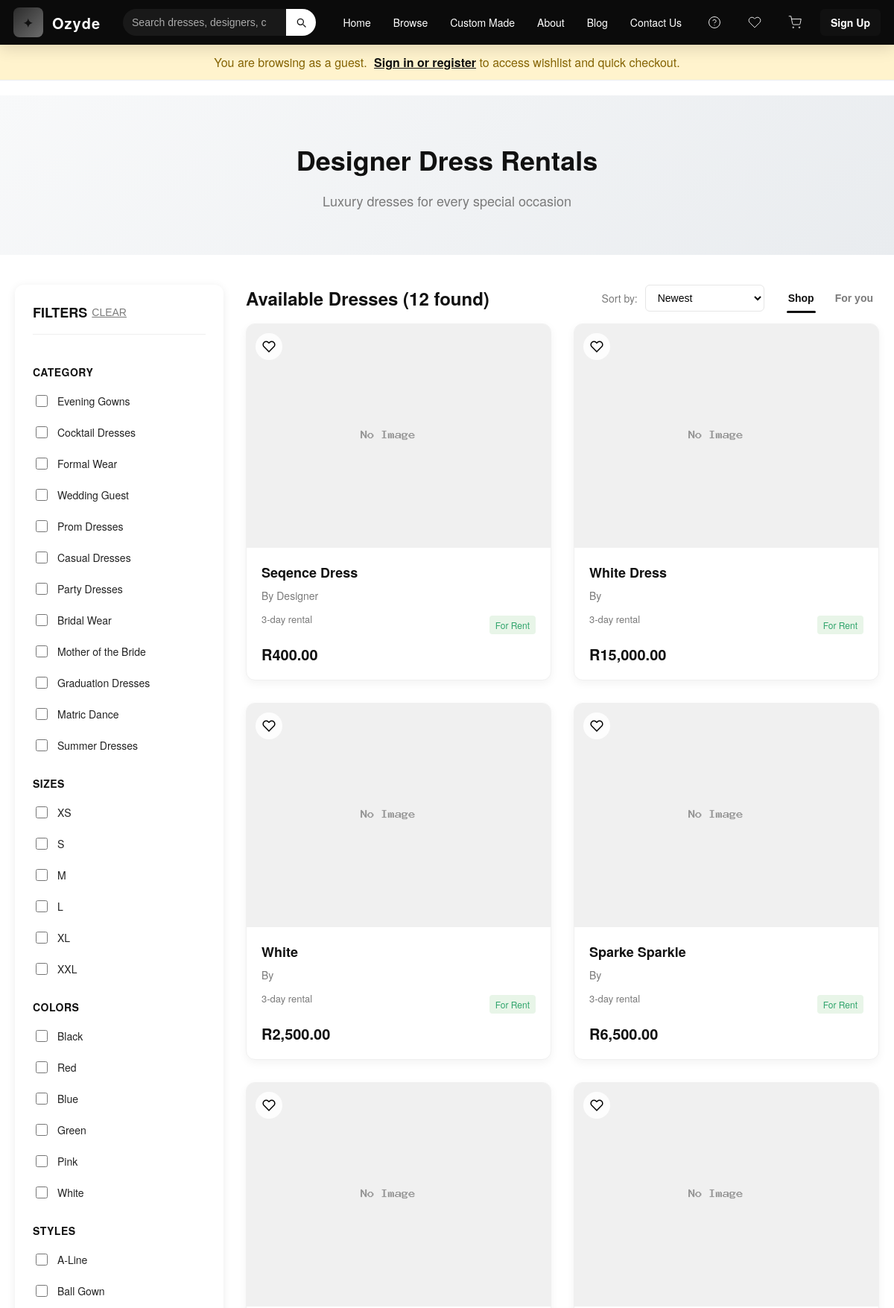
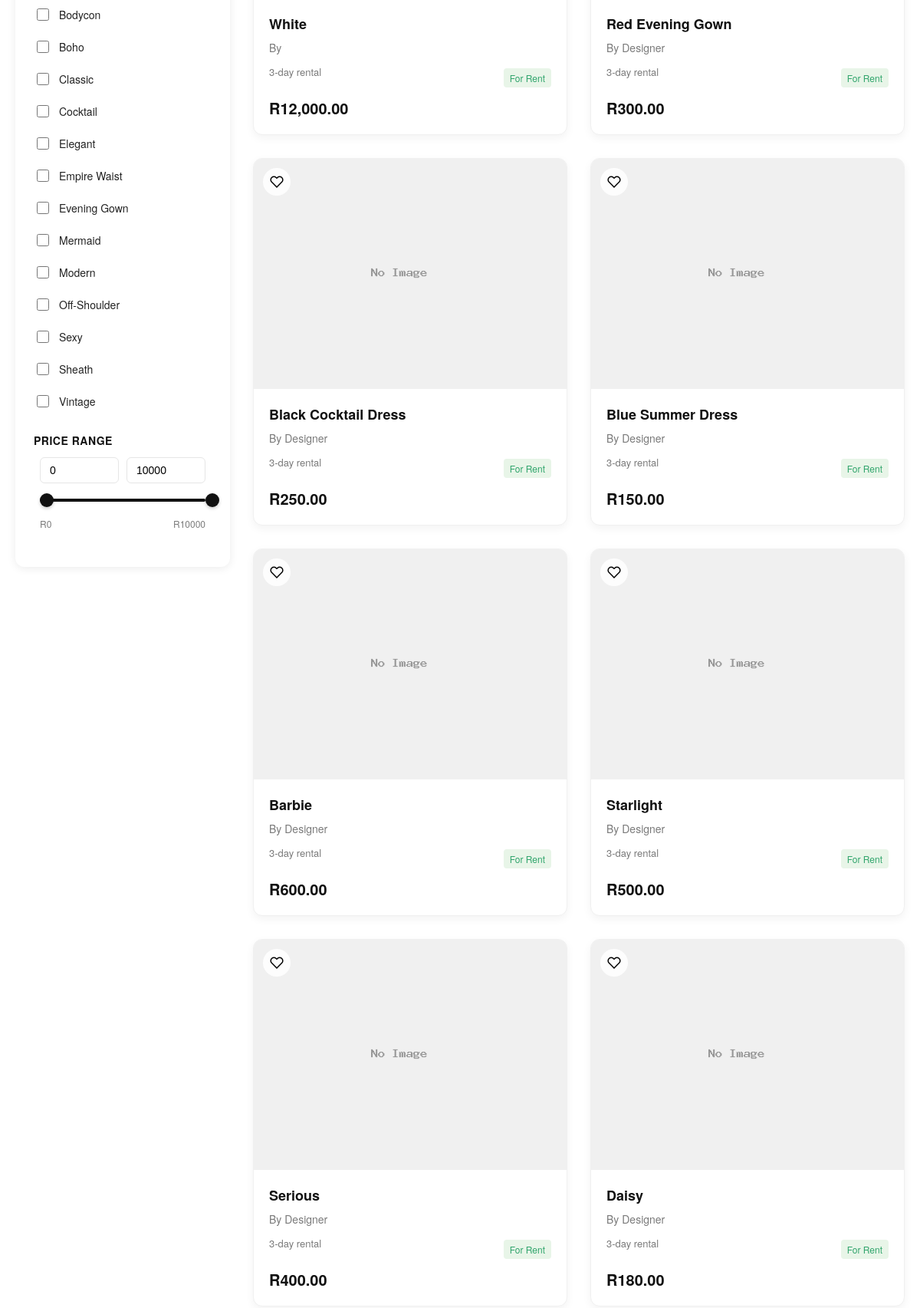
The app's page /catalog_guest.php (upper part) with its own data (2 pictures, top to bottom).
### tables this page shows
CREATE TABLE `categories` (
  `category_id` int(11) NOT NULL,
  `category_name` varchar(100) NOT NULL
);

CREATE TABLE `products` (
  `product_id` int(11) NOT NULL,
  `category_id` int(11) DEFAULT NULL,
  `name` varchar(150) NOT NULL,
  `brand` varchar(100) DEFAULT NULL,
  `description` text DEFAULT NULL,
  `size` varchar(20) DEFAULT NULL,
  `color` varchar(50) DEFAULT NULL,
  `price` decimal(10,2) NOT NULL,
  `rental_price` decimal(10,2) DEFAULT NULL,
  `rental_duration` int(11) DEFAULT 3,
  `security_deposit` decimal(10,2) DEFAULT NULL,
  `image` varchar(255) DEFAULT NULL,
  `video_url` varchar(255) DEFAULT NULL,
  `stock` int(11) DEFAULT 0,
  `is_rental` tinyint(1) DEFAULT 0,
  `is_active` tinyint(1) DEFAULT 1,
  `created_at` timestamp NOT NULL DEFAULT current_timestamp(),
  `updated_at` timestamp NOT NULL DEFAULT current_timestamp() ON UPDATE current_timestamp(),
  `sku` varchar(120) DEFAULT NULL
);

### catalog_guest.php (the view, shortened to what the rows shown need)
<?php
$db_host = 'localhost';
$db_user = 'root';
$db_pass = '';
$db_name = 'ozyde';
$mysqli = new mysqli($db_host, $db_user, $db_pass, $db_name);
$mysqli->set_charset('utf8mb4');
$category_filter = isset($_GET['category']) ? (array)$_GET['category'] : [];
$sort_by = isset($_GET['sort']) ? $_GET['sort'] : 'newest';
$limit = isset($_GET['limit']) ? (int)$_GET['limit'] : 20;
$search_query = isset($_GET['search']) ? trim($_GET['search']) : '';
$view_mode = isset($_GET['view']) ? $_GET['view'] : 'shop';
$debug_mode = false;
$categories = [];
$cat_query = "SELECT category_id, category_name FROM categories";
if ($cat_result = $mysqli->query($cat_query)) {
    while ($row = $cat_result->fetch_assoc()) {
        $categories[] = $row;
    }
}
if ($debug_mode) {
    $query = "SELECT DISTINCT p.product_id, p.category_id, p.name, p.brand, p.description, p.size, p.color, p.price, p.rental_price, p.image, p.video_url, p.stock, p.is_rental, p.created_at FROM products p WHERE 1=1";
} else {
    $query = "SELECT DISTINCT p.product_id, p.category_id, p.name, p.brand, p.description, p.size, p.color, p.price, p.rental_price, p.image, p.video_url, p.stock, p.is_rental, p.created_at FROM products p WHERE p.is_rental = 1 AND p.stock > 0";
}
$params = [];
$types = "";
if ($sort_by === 'price-low') {
    $query .= " ORDER BY COALESCE(p.rental_price, 0) ASC";
} elseif ($sort_by === 'price-high') {
    $query .= " ORDER BY COALESCE(p.rental_price, 0) DESC";
} elseif ($sort_by === 'popular') {
    $query .= " ORDER BY p.stock DESC";
} else {
    $query .= " ORDER BY p.created_at DESC";
}
$query .= " LIMIT ?";
$params[] = $limit;
$types .= "i";
$products = [];
if ($stmt = $mysqli->prepare($query)) {
    if (!empty($params)) {
        $stmt->bind_param($types, ...$params);
    }
    if ($stmt->execute()) {
        $res = $stmt->get_result();
        while ($row = $res->fetch_assoc()) {
            $products[] = $row;
        }
    }
}
function esc($s) {
    return htmlspecialchars((string)$s, ENT_QUOTES | ENT_SUBSTITUTE, 'UTF-8');
}
function getImagePath($image_path) {
    if (empty($image_path)) {
        return 'images/placeholder.png';
    }
    $possible_paths = [
        $image_path,
        'uploads/' . basename($image_path),
        'gallery/' . basename($image_path),
        'images/' . basename($image_path),
        '../' . $image_path,
        '../uploads/' . basename($image_path),
        '../gallery/' . basename($image_path)
    ];
    return 'images/placeholder.png';
}
?>
<!DOCTYPE html>
<html lang="en">
<head>
</head>
<body>
    <main class="main-content">
        <section class="hero">
            <div class="container">
                <div class="hero-content">
                    <h1>Designer Dress Rentals</h1>
                </div>
            </div>
        </section>
        <div class="container">
            <div class="filters-container">
                <aside class="filter-sidebar" id="filterSidebar">
                    <form method="GET" id="filterForm">
                        <div class="filter-section">
                            <div class="filter-options">
                                <?php foreach ($categories as $cat): ?>
                                <div class="filter-option">
                                    <input type="checkbox" id="cat-<?php echo $cat['category_id']; ?>" name="category[]" value="<?php echo $cat['category_id']; ?>" <?php echo in_array($cat['category_id'], $category_filter) ? 'checked' : ''; ?>>
                                    <label for="cat-<?php echo $cat['category_id']; ?>"><?php echo esc($cat['category_name']); ?></label>
                                </div>
                                <?php endforeach; ?>
                            </div>
                        </div>
                    </form>
                </aside>
                <section class="products-section">
                    <div class="section-header">
                        <h2>
                            <?php if ($view_mode === 'for-you'): ?>
                                Recommended For You
                            <?php elseif (!empty($search_query)): ?>
                                Search Results for "<?php echo esc($search_query); ?>"
                            <?php else: ?>
                                Available Dresses (<?php echo count($products); ?> found)
                            <?php endif; ?>
                        </h2>
                    </div>
                    <div class="products-grid" id="productsGrid">
                        <?php if (empty($products)): ?>
                            <div style="grid-column:1/-1; background:#fff;border:1px solid #f1f1f1;padding:20px;border-radius:8px;text-align:center;">
                                <?php if ($view_mode === 'for-you'): ?>
                                    No personalized recommendations found.
                                    <div style="margin-top:10px;">
                                        <a href="register.html" class="btn btn-primary" style="padding:10px 20px;background:var(--accent);color:white;border-radius:4px;">Create Account for Recommendations</a>
                                    </div>
                                <?php else: ?>
                                    No products found matching your filters.
                                    <div style="margin-top:10px;">
                                        <a href="catalog_guest.php" class="btn btn-primary" style="padding:10px 20px;background:var(--accent);color:white;border-radius:4px;">Clear All Filters</a>
                                    </div>
                                <?php endif; ?>
                            </div>
                        <?php else: ?>
                            <?php foreach ($products as $p):
                                $pid = (int)$p['product_id'];
                                $title = esc($p['name'] ?? 'Untitled');
                                $brand = esc($p['brand'] ?? 'Designer');
                                $price = is_numeric($p['rental_price']) && $p['rental_price'] > 0 ? number_format((float)$p['rental_price'], 2) : (is_numeric($p['price']) && $p['price'] > 0 ? number_format((float)$p['price'], 2) : '0.00');
                                $img = getImagePath($p['image']);
                                $is_rental = isset($p['is_rental']) ? (bool)$p['is_rental'] : false;
                                $status_class = 'status-rental';
                                $status_text = 'For Rent';
                            ?>
                            <a href="productdetail.php?product_id=<?php echo $pid; ?>" class="product-link" style="text-decoration:none;">
                                <div class="product-card" data-id="<?php echo $pid; ?>">
                                    <div class="product-image">
                                        <img src="<?php echo $img; ?>" alt="<?php echo $title; ?>" onerror="this.onerror=null;this.src='images/placeholder.png'">
                                        <button class="wishlist-btn" data-product-id="<?php echo $pid; ?>" aria-label="Add to wishlist" id="wishlistBtnProduct">
                                            <svg viewBox="0 0 24 24" fill="none" stroke="currentColor" stroke-width="2" width="18" height="18">
                                                <path d="M20.84 4.61a5.5 5.5 0 0 0-7.78 0L12 5.67l-1.06-1.06a5.5 5.5 0 0 0-7.78 7.78l1.06 1.06L12 21.23l7.78-7.78 1.06-1.06a5.5 5.5 0 0 0 0-7.78z"></path>
                                            </svg>
                                        </button>
                                    </div>
                                    <div class="product-info">
                                        <h3 class="product-title"><?php echo $title; ?></h3>
                                        <p class="product-designer">By <?php echo $brand; ?></p>
                                        <div class="product-details">
                                            <span class="rental-period"><?php echo $is_rental ? '3-day rental' : 'For Sale'; ?></span>
                                            <span class="product-status <?php echo $status_class; ?>"><?php echo $status_text; ?></span>
                                        </div>
                                        <div class="product-price">R<?php echo $price; ?></div>
                                    </div>
                                </div>
                            </a>
                            <?php endforeach; ?>
                        <?php endif; ?>
                    </div>
                </section>
            </div>
        </div>
    </main>
</body>
</html>

### records on screen
categories: category_name "Evening Gowns"
categories: category_name "Cocktail Dresses"
categories: category_name "Formal Wear"
categories: category_name "Wedding Guest"
categories: category_name "Prom Dresses"
categories: category_name "Casual Dresses"
categories: category_name "Party Dresses"
categories: category_name "Bridal Wear"
categories: category_name "Mother of the Bride"
categories: category_name "Graduation Dresses"
categories: category_name "Matric Dance"
categories: category_name "Summer Dresses"
products: name "Seqence Dress", brand "Designer", is_rental "3-day rental", status_text "For Rent", rental_price "400.00"
products: name "White Dress", is_rental "3-day rental", status_text "For Rent", rental_price "15,000.00"
products: name "White", is_rental "3-day rental", status_text "For Rent", rental_price "2,500.00"
products: name "Sparke Sparkle", is_rental "3-day rental", status_text "For Rent", rental_price "6,500.00"
products: name "White", is_rental "3-day rental", status_text "For Rent", rental_price "12,000.00"
products: name "Red Evening Gown", brand "Designer", is_rental "3-day rental", status_text "For Rent", rental_price "300.00"
products: name "Black Cocktail Dress", brand "Designer", is_rental "3-day rental", status_text "For Rent", rental_price "250.00"
products: name "Blue Summer Dress", brand "Designer", is_rental "3-day rental", status_text "For Rent", rental_price "150.00"
products: name "Barbie", brand "Designer", is_rental "3-day rental", status_text "For Rent", rental_price "600.00"
products: name "Starlight", brand "Designer", is_rental "3-day rental", status_text "For Rent", rental_price "500.00"
products: name "Serious", brand "Designer", is_rental "3-day rental", status_text "For Rent", rental_price "400.00"
products: name "Daisy", brand "Designer", is_rental "3-day rental", status_text "For Rent", rental_price "180.00"

### other values on screen
$style['style_name'] "A-Line"
$style['style_name'] "Ball Gown"
$style['style_name'] "Bodycon"
$style['style_name'] "Boho"
$style['style_name'] "Classic"
$style['style_name'] "Cocktail"
$style['style_name'] "Elegant"
$style['style_name'] "Empire Waist"
$style['style_name'] "Evening Gown"
$style['style_name'] "Mermaid"
$style['style_name'] "Modern"
$style['style_name'] "Off-Shoulder"
$style['style_name'] "Sexy"
$style['style_name'] "Sheath"
$style['style_name'] "Vintage"
